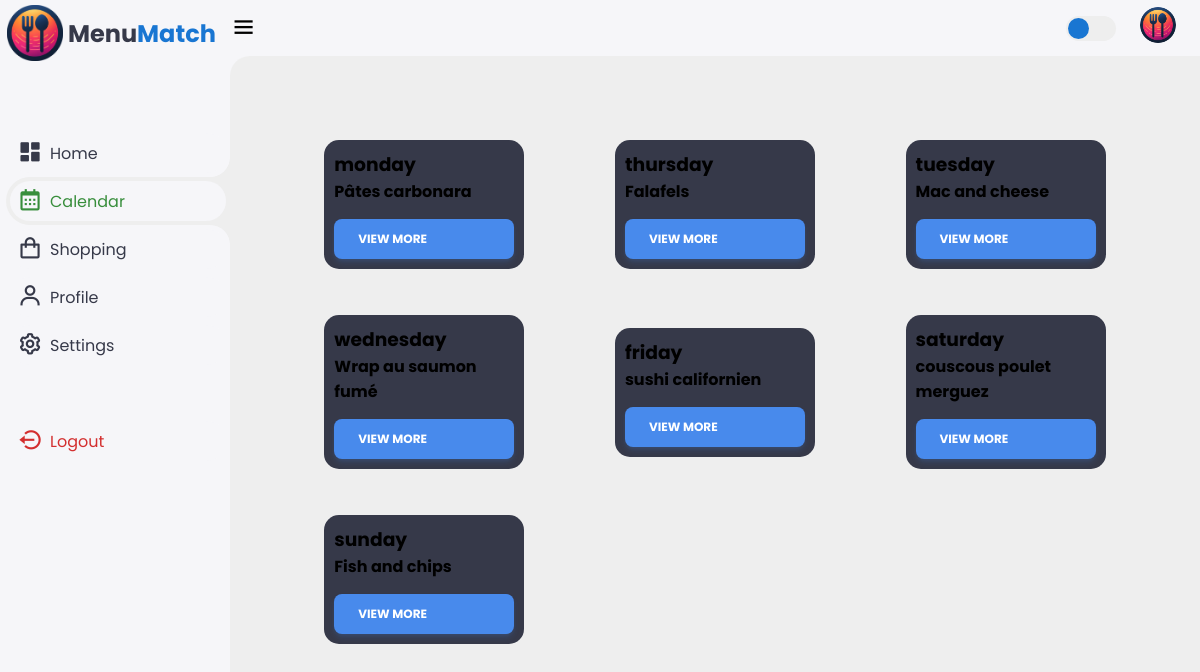
/VUES/calendar.php (signed in), run on the app's committed database.
### tables this page shows
CREATE TABLE `recipe` (
  `recipeID` int(11) NOT NULL,
  `posterPath` varchar(255) NOT NULL,
  `videoPath` varchar(255) NOT NULL,
  `creatorID` int(11) NOT NULL DEFAULT '0',
  `name` varchar(255) NOT NULL,
  `promotingDescription` text NOT NULL,
  `description` text NOT NULL,
  `ingredientID` varchar(255) NOT NULL,
  `origine` varchar(255) NOT NULL,
  `likes` int(11) NOT NULL,
  `optionsID` int(11) NOT NULL DEFAULT '0',
  `typeOfFood` int(11) NOT NULL
);

### POST/fetch_weekly_recipe.php (called while the page is built, shortened)
<?php
function fetchWeeklyRecipes() {
    include 'bdd.php';
    $conn = new mysqli($servername, $dbUsername, $dbPassword, $dbname);
    $userID = $_SESSION['userID'];
    $stmt = $conn->prepare("SELECT * FROM weeklyrecipes WHERE userID = ?");
    $stmt->bind_param("i", $userID);
    $stmt->execute();
    $result = $stmt->get_result();
    $weeklyRecipes = [];
    if ($row = $result->fetch_assoc()) {
        $days = ['monday', 'tuesday', 'wednesday', 'thursday', 'friday', 'saturday', 'sunday'];
        foreach ($days as $day) {
            $recipeID = $row[$day];
            if ($recipeID) {
                $stmtRecipe = $conn->prepare("SELECT * FROM recipe WHERE recipeID = ?");
                $stmtRecipe->bind_param("i", $recipeID);
                $stmtRecipe->execute();
                $resultRecipe = $stmtRecipe->get_result();
                if ($recipeDetails = $resultRecipe->fetch_assoc()) {
                    $weeklyRecipes[$day] = $recipeDetails;
                } else {
                    $weeklyRecipes[$day] = "Recette non trouvée pour $day";
                }
            } else {
                $weeklyRecipes[$day] = "Aucune recette assignée pour $day";
            }
        }
    } else {
        echo "Aucune recette trouvée pour l'utilisateur.";
    }
    return $weeklyRecipes;
}

### VUES/calendar.php (the view, shortened to what this page needs)
<!DOCTYPE html>
<html lang="en">
<head>
    <link href='https://unpkg.com/boxicons@2.1.4/css/boxicons.min.css' rel='stylesheet'>
    <link rel="stylesheet" href="../css/navBar.css">
    <link rel="stylesheet" href="../css/calendar.css">
</head>
<body>
    <?php include 'sidebar.php'; ?>
    <div class="content">
        <?php include 'navbar.php'; ?>
        <main>
            <div class="calendarBox" id="calendarBox">
                <?php include '../POST/fetch_weekly_recipe.php'; ?>
                <?php
                $weeklyRecipes = fetchWeeklyRecipes();
                $days = ['monday', 'thursday', 'tuesday', 'wednesday', 'friday', 'saturday', 'sunday'];
                foreach ($days as $day) {
                    if (isset($weeklyRecipes[$day])) {
                        $recipe = $weeklyRecipes[$day];
                        echo '<div class="dayContainer">';
                        echo '<div class="day" id="' . htmlspecialchars($recipe['recipeID']) . '">';
                        echo '<h3>' . htmlspecialchars($day) . '</h3>';
                        if (is_array($recipe)) {
                            echo '<h4>' . htmlspecialchars($recipe['name']) . '</h4>';
                            echo '<button onclick="viewMore(this)"';
                            echo ' data-name="' . htmlspecialchars($recipe['name']) . '"';
                            echo ' data-description="' . htmlspecialchars($recipe['description']) . '"';
                            echo ' data-origine="' . htmlspecialchars($recipe['origine']) . '"';
                            echo ' data-other="' . htmlspecialchars($recipe['otherDetail']) . '">View More</button>';
                        } else {
                            echo '<p>' . htmlspecialchars($recipe) . '</p>';
                        }
                        echo '</div>';
                        echo '</div>';
                    }
                }
                ?>
            </div>
        </main>
    </div>
</body>
</html>

### CSS/navBar.css (style rules this page uses)
:root { --light: #f6f6f9; --primary: #1976D2; --light-primary: #CFE8FF; --grey: #eee; --dark-grey: #AAAAAA; --dark: #363949; --danger: #D32F2F; --light-danger: #FECDD3; --warning: #FBC02D; --light-warning: #FFF2C6; --success: #388E3C; --light-success: #BBF7D0; }
* { margin: 0; padding: 0; box-sizing: border-box; font-family: 'Poppins', sans-serif; }
html { width: 100%; height: 100%; }
body { background: var(--grey); overflow-x: hidden; width: 100%; height: 100%; overflow-y: auto; }
.content { position: relative; width: calc(100% - 230px); left: 230px; transition: all 0.3s ease; height: 100%; }
main { display: flex; width: 100%; height: calc(100% - 56px); padding: 36px 24px; }
main::before { content: ""; position: absolute; top: 0; left: 0; right: 0; bottom: 0; z-index: -1; pointer-events: none; background-repeat: no-repeat; background-position: center; background-size: auto; position: absolute; }

### CSS/calendar.css (style rules this page uses)
:root { --light: #f6f6f9; --primary: #1976D2; --light-primary: #CFE8FF; --grey: #eee; --dark-grey: #AAAAAA; --dark: #363949; --danger: #D32F2F; --light-danger: #FECDD3; --warning: #FBC02D; --light-warning: #FFF2C6; --success: #388E3C; --light-success: #BBF7D0; }
html, body { display: flex; height: 100%; width: 100%; margin: 0; }
main { width: 100%; min-width: 800px; height: 100%; flex-direction: column; align-items: center; justify-content: top; z-index: 1; }
.calendarBox { display: flex; min-width: 800px; height: 600px; border-radius: 15px; padding: 25px; flex-wrap: wrap; }
.dayContainer { display: flex; flex: 0 0 33.33%; box-sizing: border-box; justify-content: center; align-items: center; }
.day { display: flex; width: 200px; height: auto; background-color: #363949; border-radius: 15px; flex-direction: column; padding: 10px; }
.day button { border: none; display: flex; padding: 0.75rem 1.5rem; background-color: #488aec; color: #ffffff; font-size: 0.75rem; line-height: 1rem; font-weight: 700; cursor: pointer; text-align: center; text-transform: uppercase; vertical-align: middle; align-items: center; border-radius: 0.5rem; user-select: none; gap: 0.75rem; box-shadow: 0 4px 6px -1px #488aec31, 0 2px 4px -1px #488aec17; transition: all 0.6s ease; margin-top: 15px; }

### data on the page
recipe: day "monday", name "Pâtes carbonara"
recipe: day "thursday", name "Falafels"
recipe: day "tuesday", name "Mac and cheese"
recipe: day "wednesday", name "Wrap au saumon fumé"
recipe: day "friday", name "sushi californien"
recipe: day "saturday", name "couscous poulet merguez"
recipe: day "sunday", name "Fish and chips"
